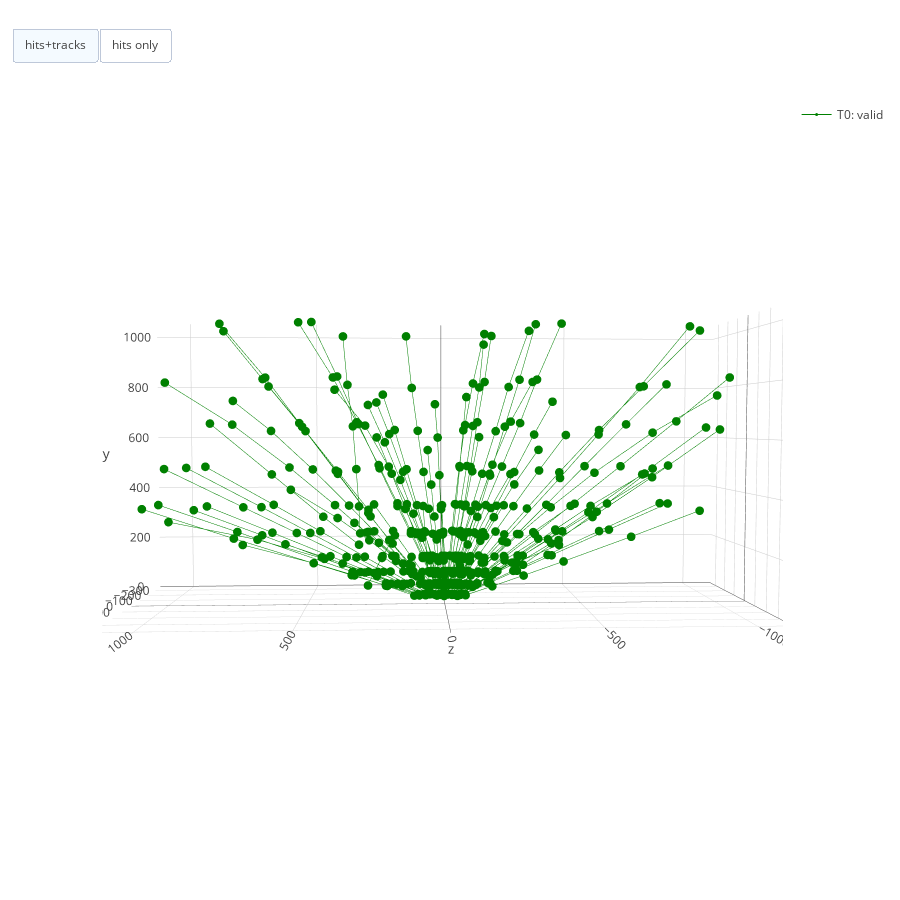

Source (notebook cell):
### Code cell
iplot_results_tracks(dw, final_tracks, dims=list('zxy'))
